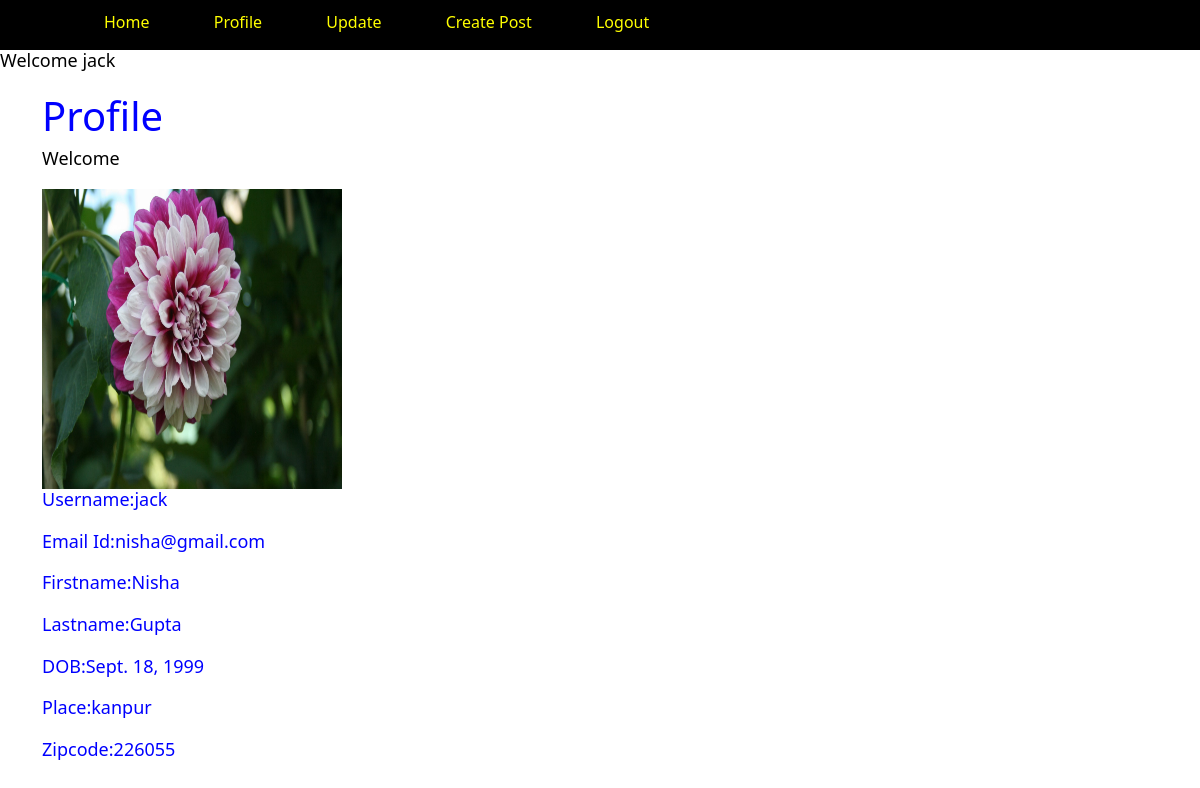
Screenshot of /profile/ (signed in) with the database file from the repository.
### myapp/models.py (models this page shows)
class Profile(models.Model):
    user = models.OneToOneField(User, on_delete=models.CASCADE)
    first_name = models.CharField(max_length=50,default=None,null=True,blank=True)
    last_name = models.CharField(max_length=50,default=None,null=True,blank=True)
    place = models.CharField(max_length=100)
    zipcode = models.CharField(max_length=10)
    dob = models.DateField()
    picture = models.ImageField(upload_to='profile_images')
    def __str__(self):
        return self.user.username

### myapp/views.py (the view)
# urls.py: path('profile/', views.profile, name='profile'),
@login_required
def profile(request):
    profile = get_object_or_404(Profile, user=request.user)
    profile_details=Profile.objects.filter(user=request.user)
    user = User.objects.filter(username=request.user)
    print(profile)
    context = {'details':profile_details,'user_details':user}
    return render(request,'profile.html',context)

### myapp/templates/profile.html (shortened to what this page needs)
{% extends 'base.html' %}
    {% block content %}
    <div  class="container mt-3">
       <h1 style=color:blue>Profile</h1>
    <div class="im">
      {% for i in details %}
      <h2 style=color:black>Welcome {{user_details.username}}</h2>
      <div ><img src="{{i.picture.url}}" alt="" /></div>
      <div class="text">
      {% for j in user_details %}
        <h2>Username:{{j.username}}</h2>
        <h2>Email Id:{{j.email}}</h2>
      {% endfor %}
        <h2>Firstname:{{i.first_name}}</h2>
        <h2>Lastname:{{i.last_name}}</h2>
        <h2>DOB:{{i.dob}}</h2>
        <h2>Place:{{i.place}}</h2>
        <h2>Zipcode:{{i.zipcode}}</h2>
      </div>
    </div>
    </div>
    {% endfor %}
   {% endblock %}

### myapp/templates/base.html (shortened to what this page needs)
<!DOCTYPE html>
{% load static  %}
<html>
<head>
  <link rel="stylesheet" href="{% static 'css/all.min.css' %}">
  <link rel="stylesheet" href="{% static 'css/bootstrap.css' %}" />
</head>
<body  style=background-color:white>
  <nav>
  <div class='container'>
    {% if user.is_authenticated %}
    <ul>
      <li><a href="{% url 'home' %}">Home</a></li>
      <li><a href="{% url 'profile' %}">Profile</a></li>
      <li><a href="{% url 'update' %}">Update</a></li>
      <li><a href="{% url 'create_post' %}">Create Post</a></li>
      <li><a href="{% url 'logout' %}">Logout</a></li>
    </ul>
    {% else %}
    <ul>
    {% comment %} <li><a href="{% url 'home' %}">Home</a></li> {% endcomment %}
    <li><a href="{% url 'login' %}">Login</a></li>
    <li><a href="{% url 'register' %}">Sing Up</a></li>
  </ul>
    {% endif %}
  </div>
  </nav>
  {% if user.is_authenticated %}
  <h2 style=color:black>Welcome {{user.username}}</h2>
  {% endif %}
  {% block content %}
  {% endblock %}
</body>
</html>

### myapp/templates/base.html (style rules this page uses)
nav { background-color: black; width: 100%; height: 50px; display: flex; align-items: center; justify-content: space-between; padding: 20px 0; position: relative; z-index: 2; }
nav ul li { padding-top: 10px; display: inline-block; list-style: none; margin: 10px 30px; }
nav ul li a { text-decoration: none; color:yellow; }
.text { color:blue; }
img { height: 300px; width: 300px; }
nav div ul li a { text-decoration: none; color: yellow; }
h2 { font-size: 18px; margin-bottom: 20px; text-color: brown; }

### rows the page displays
Profile: picture (picture), first_name "Nisha", last_name "Gupta", dob "Sept. 18, 1999", place "kanpur", zipcode "226055"

### other values shown
{{ user.username }} "jack"
{{ j.username }} "jack"
{{ j.email }} "nisha@gmail.com"
